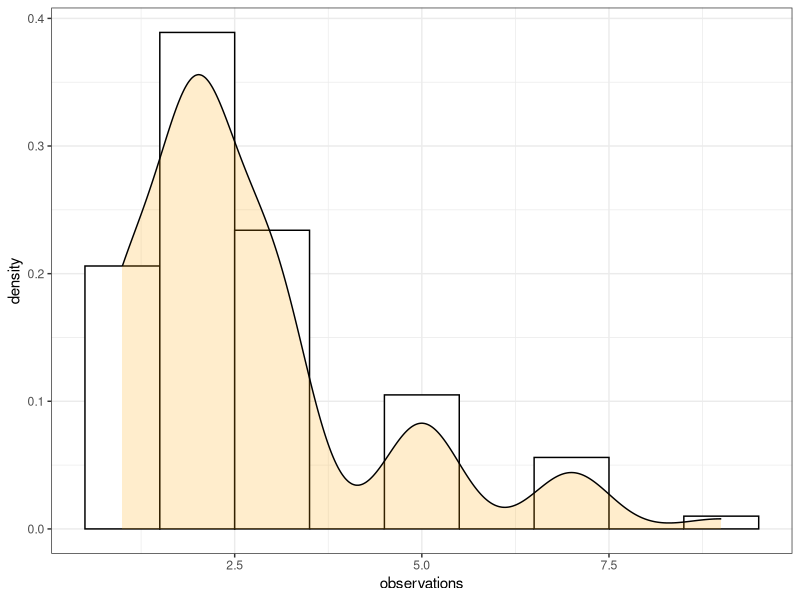

This chart was generated by the following R code:
## ---- chunk 1
library(ggplot2)
## ---- chunk 2
x0 = c(1:3, 5, 7, 9)
p0 = c(.2, .4, .24, .10, .05, .01)
mu0 = sum(x0 * p0) / sum(p0)
print(mu0)
## ---- chunk 3
o1 = sample(x0, 1000, replace=T, prob = p0)
## ---- chunk 4
df = data.frame(observations=o1)

ggplot(df, aes(x=observations)) +
  geom_histogram(aes(y=..density..), #..density.. normalizes the y axis to the density (i.e. counts / total)
                 color='black',
                 fill='white',
                 binwidth=1,
                 breaks=c(0.5:9.5)) + # see ?geom_histogram for details
  geom_density(alpha=0.2,
               fill='orange',
               adjust=3) +
  theme_bw()

## If you prefer plotting without ggplot, you can use this code:

# rs1 = hist(o1, prob=T, main='Sampling distribution of x0, 1000 Samples')
# lines(density(o1, adjust=3))
## ---- chunk 5
x0 = c(white=273, black=40, asian=10, other=5)
p0 = c(white=.77, black=.13, asian=.054, other=0.046)

# calculate proportions in sample
x0/sum(x0)
## ---- chunk 6
rs = chisq.test(x0, p=p0)
rs

rs$expected
